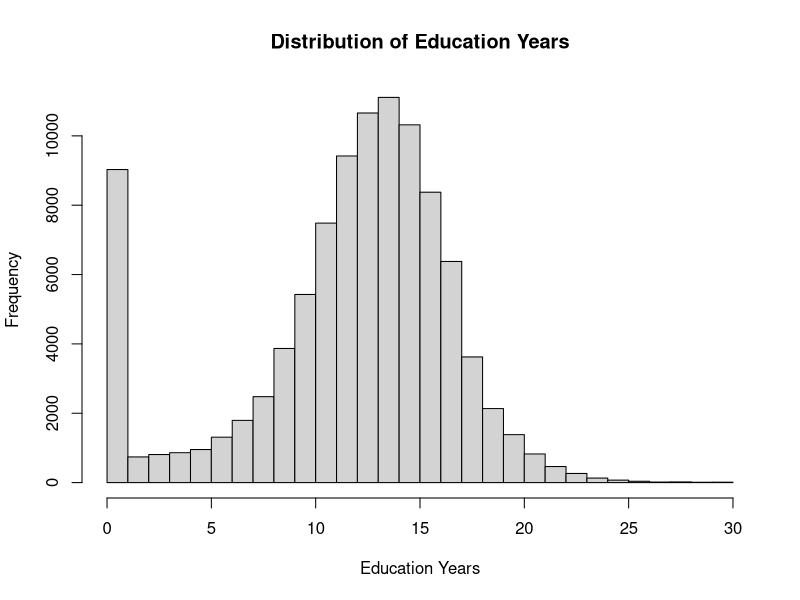
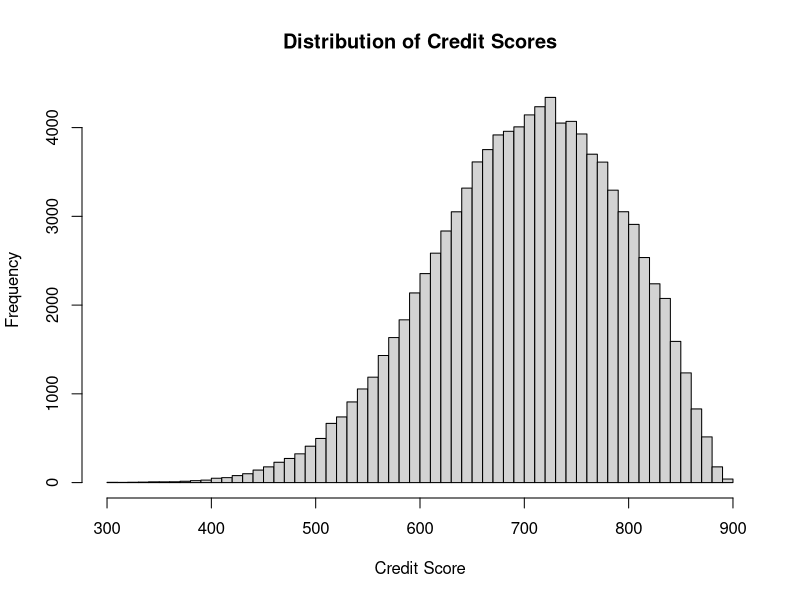

The R source for these figures, in order: (Note: this script raises an error after producing the figures.)
library(MASS)  # For generating multivariate normal distributions
library(truncnorm)
library(dplyr)
library(reshape2)




# Parameters
n <- 100000
prob_male <- 0.48
mean_age <- 37.5
std_dev_age <- sqrt(500)
cor_age_income <- 0.30
cor_gender_income <- 0.07

# Seed for reproducibility
set.seed(1234)

# Generate age and gender non-deterministically
age <- rnorm(n, mean = mean_age, sd = std_dev_age)
age <- pmax(pmin(age, 100), 0)  # Constrain age within 0 to 100
gender <- rbinom(n, 1, prob_male)  # 1 for Male, 0 for Female

# Define the correlation matrix
cor_matrix <- matrix(c(
  1, 0, cor_age_income,  # Age with itself, age with gender, age with income
  0, 1, cor_gender_income,  # Gender with age, gender with itself, gender with income
  cor_age_income, cor_gender_income, 1  # Income with age, income with gender, income with itself
), nrow = 3, byrow = TRUE)

# Generate data
data <- mvrnorm(n, mu = c(mean_age, 0.5, 0), Sigma = cor_matrix)  # Mean income set to 0 for transformation

# Log-normal distribution parameters
log_mean_income <- log(45000) - 0.5 * (0.75^2)  # Shifting the log mean
sd_log_income <- 0.75  # Standard deviation for log-normal

# Generate log-normal income
income_log_normal <- rlnorm(n, meanlog = log_mean_income, sdlog = sd_log_income)

# Apply gender-specific adjustments
income <- ifelse(gender == 1, income_log_normal * 1.14, income_log_normal * 0.86)

# Smoothing and applying minimum income
base_min_income <- min(income[age >= 18 & age <= 65])
scale_factor <- 37500 - base_min_income
income[age >= 18 & age <= 65] <- income[age >= 18 & age <= 65] + scale_factor

# Apply age-specific income rules
income[age < 15] <- 0
income[age > 65] <- rnorm(sum(age > 65), mean = 25000, sd = 5000)

# Compile the final data frame
final_data <- data.frame(
  Age = round(age),
  Gender = factor(gender, levels = c(0, 1), labels = c("Female", "Male")),
  Income = round(income)
)
######################################################################################################

# Create a new column 'Employment Status' based on the given conditions
final_data$Employment_Status <- ifelse(final_data$Age < 18, "Outside of the Labor Force",
                                       ifelse(final_data$Age > 65, "Outside of the Labor Force",
                                              ifelse(final_data$Income > 0, "Employed", "Unemployed")))

######################################################################################################

# Adding the 'Marital Status' column based on age and probabilistic assignment
final_data$Marital_Status <- ifelse(final_data$Age < 18, "Single",
                                    ifelse(runif(nrow(final_data)) < 0.66, "Married", "Single"))
######################################################################################################
# Generate normally distributed education years with increased spread
education_years_raw <- rnorm(nrow(final_data), mean = 14, sd = 3)

# Apply initial non-negative filter and ensure no education for those under 6 years
final_data$Education_Years <- pmax(education_years_raw, 0)
final_data$Education_Years <- ifelse(final_data$Age < 6, 0, final_data$Education_Years)

# Capping education years at 'Age - 6' or 30, whichever is less
final_data$Education_Years <- pmin(final_data$Education_Years, ifelse(final_data$Age >= 6, final_data$Age - 6, 0), 30)

# Enhance the upper tail of the distribution
# Identify potential candidates for an increased education years who are already likely to have higher education
high_education_indices <- which(final_data$Education_Years > 18 & runif(nrow(final_data)) < 0.3)
final_data$Education_Years[high_education_indices] <- final_data$Education_Years[high_education_indices] + rexp(length(high_education_indices), rate = 0.5)

# Ensure the adjusted values do not exceed 30 or the age constraint
final_data$Education_Years <- pmin(final_data$Education_Years, ifelse(final_data$Age >= 6, final_data$Age - 6, 0), 30)

# Ensure all values are rounded and no negative values exist
final_data$Education_Years <- round(pmax(final_data$Education_Years, 0))

# Quick overview to check results
summary(final_data$Education_Years)
hist(final_data$Education_Years, breaks = 30, main = "Distribution of Education Years", xlab = "Education Years")


######################################################################################################

# Define race categories and their respective fixed probabilities
race_categories <- c("White", "Asian", "Indigenous", "Black",
                     "Latin", "Oceanian", "Other")

# Base probabilities defined as per your input
base_probs <- c(White = 0.695, Asian = 0.173, North_American_Indigenous = 0.05, 
                Black = 0.043, Latin_Central_and_South_American = 0.02, Oceanian = 0.003, Other = 0.016)

# Assign race based on fixed probabilities
final_data$Race <- sample(race_categories, size = nrow(final_data), replace = TRUE, prob = base_probs)

# Verify the assignment by checking the distribution of races
table(final_data$Race)  # To check the distribution matches the desired percentages

# Define baseline income adjustments based on race
base_adjustments <- c(White = 1.15, Asian = 1.175, North_American_Indigenous = 0.8, 
                      Black = 0.85, Latin_Central_and_South_American = 0.89, 
                      Oceanian = 0.99, Other = 0.90)

# Applying income adjustments with random variability (noise)
# We will use a normal distribution for noise with a small standard deviation, e.g., 5% of the current income
final_data$Adjusted_Income <- final_data$Income * (base_adjustments[final_data$Race] + rnorm(nrow(final_data), 0, 0.05))

# Define a function to adjust income based on education years, including noise
adjust_income_by_education <- function(education, income) {
  year_diff <- education - 14  # Difference from the benchmark of 14 years
  if (year_diff < 0) {
    # Negative correlation: Decrease income by 7% for each year below 14
    adjustment_factor <- (1 - 0.07) ^ abs(year_diff)
  } else {
    # Positive correlation: Increase income by 7% for each year above 14
    adjustment_factor <- (1 + 0.07) ^ year_diff
  }
  # Introduce random noise in the adjustment
  noise <- rnorm(1, mean = 0, sd = 0.13)  # 13% standard deviation as an example
  adjusted_income <- income * adjustment_factor * (1 + noise)
  return(adjusted_income)
}
######################################################################################################

# Apply the adjustment to each individual's income based on their education
final_data$Adjusted_Income <- mapply(adjust_income_by_education, final_data$Education_Years, final_data$Income)

final_data[] <- lapply(final_data, function(x) if(is.numeric(x)) as.integer(x) else x)

# Delete the original 'Income' column
final_data$Income <- NULL

# Rename 'Adjusted_Income' to 'Income'
names(final_data)[names(final_data) == "Adjusted_Income"] <- "Income"

######################################################################################################
# Assigning base credit score based on race
get_base_score_by_race <- function(race) {
  race_scores <- c(Asian = 745, White = 734, Latin = 701, Black = 677, Indigenous = 651, Other = 730)
  if (race %in% names(race_scores)) {
    return(race_scores[race])
  } else {
    return(730)  # Default for 'Other' or unspecified categories
  }
}

# Function to assign base credit score based on age
get_base_score_by_age <- function(age) {
  if (age >= 60) 749
  else if (age >= 50) 706
  else if (age >= 40) 684
  else if (age >= 30) 673
  else if (age >= 20) 662
  else 662  # Default for under 20
}

# Function to assign base credit score based on income
get_base_score_by_income <- function(income) {
  if (income >= 150000) 775
  else if (income >= 70000) 753
  else if (income >= 40000) 716
  else 664  # Income under 40000
}




# Adjust the blending function to constrain within realistic boundaries
blend_scores <- function(age_score, income_score, race_score) {
  # Calculate mean score from provided statistics
  mean_score <- (age_score * 0.2 + income_score * 0.4 + race_score * 0.4)
  
  # Generate noise with truncnorm to keep within acceptable boundaries
  # The sd = 30 is chosen based on typical credit score fluctuations; adjust as necessary
  noise <- rtruncnorm(1, a = -400, b = 150, mean = 0, sd = 100)
  
  # Calculate final score with noise and ensure it stays within the 300-900 range
  final_score <- mean_score + noise
  return(min(max(final_score, 300), 900))
}

# Apply the function across the dataset
final_data$Credit_Score <- mapply(function(age, income, race) {
  age_score <- get_base_score_by_age(age)
  income_score <- get_base_score_by_income(income)
  race_score <- get_base_score_by_race(race)
  blend_scores(age_score, income_score, race_score)
}, final_data$Age, final_data$Income, final_data$Race)

# Optional: Calculate averages to confirm they match expected values
mean(final_data$Credit_Score[final_data$Race == "Indigenous"])  # Should be around 745

# Optionally, you can plot the distribution to see how it looks
hist(final_data$Credit_Score, breaks = 50, main = "Distribution of Credit Scores", xlab = "Credit Score")
#####################################################################################################################



# Real Estate probability by age
final_data$Real_Estate_Held <- ifelse(final_data$Age < 18, 0,
                                      sapply(final_data$Age, function(age) {
                                        prob <- 1.1 * 2 ^ (age - 18)
                                        rbinom(1, 1, min(prob/100, 1))
                                      }))

# Bonds probability by age
final_data$Bonds_Held <- ifelse(final_data$Age < 18, 0,
                                sapply(final_data$Age, function(age) {
                                  prob <- 1.2 * 2 ^ (age - 18)
                                  rbinom(1, 1, min(prob/100, 1))
                                }))

# Stocks held, normal distribution probability
final_data$Stocks_Held <- rbinom(nrow(final_data), 1, pnorm(0.4, mean = 0.4, sd = 0.225))

# Crypto, inversely related to age starting from 75% at age 18
final_data$Crypto_Held <- ifelse(final_data$Age < 18, 0,
                                 sapply(final_data$Age, function(age) {
                                   prob <- 75 - 1.2 * (age - 18)
                                   rbinom(1, 1, max(prob/100, 0))
                                 }))

# Calculate total portfolio size (dummy values assuming unit value assets)
final_data$Portfolio_Size <- rowSums(final_data[, c("Real_Estate_Held", "Bonds_Held", "Stocks_Held", "Crypto_Held")])

# Check the structure and head of the final_data to see the new columns
str(final_data)
head(final_data)

# Optionally, review the distribution of each asset type
summary(final_data[c("Real_Estate_Held", "Bonds_Held", "Stocks_Held", "Crypto_Held", "Portfolio_Size")])
############################################################################################################################

final_data$ID <- seq_len(nrow(final_data))
# Create a data frame to hold historical asset data
years <- 2014:2024
historical_assets <- expand.grid(ID = final_data$ID, Year = years)
historical_assets$Asset_Value <- NA  # Initialize the asset values column

# Define base asset values for 2014 based on individual's age and income
historical_assets$Asset_Value[historical_assets$Year == 2014] <- mapply(function(age, income) {
  base_value <- ifelse(age >= 18, (age - 18) * income * runif(1, min = 0.05, max = 0.5), 0)
  base_value
}, age = final_data$Age, income = final_data$Income)

# Apply yearly trends and noise
for (year in min(years):max(years)) {
  if (year > min(years)) {
    prior_year_values <- historical_assets$Asset_Value[historical_assets$Year == (year - 1)]
    adjustment_factor <- case_when(
      year <= 2017 ~ 1.07,  # Upward trend from 2014 to 2017
      year == 2018 ~ 0.95,  # Downward trend in 2018
      year <= 2020 ~ 1.07,  # Upward trend from 2018 to 2020
      year == 2021 ~ 0.75,  # Huge downward spike in 2021
      year == 2022 ~ 1.28,  # Recovery in 2022
      TRUE ~ 1.07           # Slight upward trend from 2022 to 2024
    )
    noise <- rnorm(length(prior_year_values), mean = 0, sd = 0.03)
    historical_assets$Asset_Value[historical_assets$Year == year] <- prior_year_values * adjustment_factor * (1 + noise)
  }
}


# Convert historical_assets from long to wide format
historical_assets_wide <- dcast(historical_assets, ID ~ Year, value.var = "Asset_Value")

# Check the structure of the new wide format data
str(historical_assets_wide)

# Merge the wide-format historical data with the main dataset
final_data <- merge(final_data, historical_assets_wide, by = "ID", all.x = TRUE)
################################################################################################################################


# Create a basic function that simulates transactions based on a few parameters
simulate_transactions <- function(age, income, portfolio_size, credit_score) {
  # Calculate factors based on conditions (vectorized)
  age_factor <- ifelse(age <= 30, 1.2, ifelse(age <= 50, 1, 0.8))
  income_factor <- ifelse(income >= median(final_data$Income, na.rm = TRUE), 1.2, 0.8)
  portfolio_factor <- ifelse(portfolio_size >= median(final_data$Portfolio_Size, na.rm = TRUE), 1.2, 0.8)
  credit_factor <- ifelse(credit_score >= 700, 1.1, 0.9)
  
  # Base transactions influenced by factors
  base_transactions <- 5 * age_factor * income_factor * portfolio_factor * credit_factor
  noisy_transactions <- rnorm(length(base_transactions), base_transactions, base_transactions * 0.3)  # Reduced noise factor for simplicity
  
  # Ensure non-negative and at least one transaction
  total_transactions <- pmax(1, round(noisy_transactions))
  
  # Calculate transaction amounts
  avg_transaction_amounts <- runif(length(base_transactions), 0.05 * portfolio_size, 0.15 * portfolio_size) / total_transactions
  
  list(Total_Transactions = total_transactions, Avg_Transaction_Amount = avg_transaction_amounts)
}

# Apply the function to the dataset
transaction_data <- simulate_transactions(final_data$Age, final_data$Income, final_data$Portfolio_Size, final_data$Credit_Score)
final_data$Total_Transactions <- transaction_data$Total_Transactions
final_data$Avg_Transaction_Amount <- pmin(transaction_data$Avg_Transaction_Amount, final_data$Portfolio_Size * 0.95)

final_data$Total_Avg_Transaction_Value <- final_data$'2024' * final_data$Avg_Transaction_Amount
##############################################################################################################################
# Create the 'Has_Retirement_Account' column based on the specified condition
final_data$Has_Retirement_Account <- as.integer(final_data$`2024` > 2 * final_data$Income)
##############################################################################################################################

# Calculate percentiles of credit scores
credit_score_cuts <- quantile(final_data$Credit_Score, probs = c(0.1, 0.4, 0.6, 0.9))

# Define savings - let's use 'Portfolio_Size_2024' as a proxy for savings
final_data$Savings <- final_data$`2024`  # Assume this is defined, or replace with an actual 'Savings' column if available

# Generate debt based on savings and credit score percentiles
final_data$Total_Debt <- mapply(function(credit_score, savings) {
  if (credit_score <= credit_score_cuts[1]) {  # Bottom 10%
    debt = savings * 3
  } else if (credit_score <= credit_score_cuts[2]) {  # 10th to 40th percentile
    debt = savings * 1.5
  } else if (credit_score <= credit_score_cuts[3]) {  # 40th to 60th percentile
    debt = savings * 0.9
  } else if (credit_score <= credit_score_cuts[4]) {  # 60th to 90th percentile
    debt = savings * 0.25
  } else {  # Above 90th percentile
    debt = 0
  }
  # Add noise to simulate variability
  return(debt + rnorm(1, mean = 0, sd = debt * 0.20))  # Adding 10% of the debt as noise
}, credit_score = final_data$Credit_Score, savings = final_data$Savings)

# Ensure debts are not negative due to noise
final_data$Total_Debt <- pmax(final_data$Total_Debt, 0)
########################################################################################################################################################
# Save final_data to a CSV file

write.csv(final_data, "C:/Users/Guill/OneDrive/Documents/simulated_bank_data.csv", row.names = FALSE)
